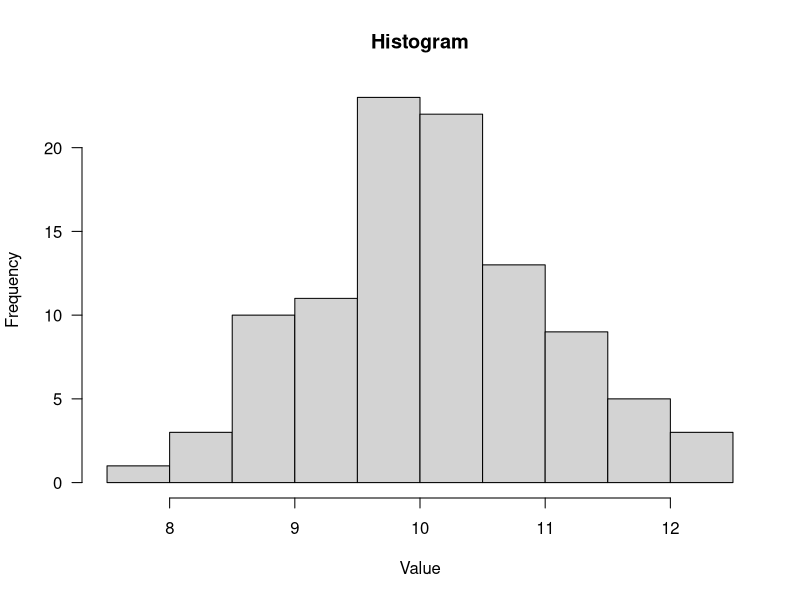

This figure's R source:
## ---- chunk 1
knitr::opts_chunk$set(message = FALSE, error = FALSE, warning=FALSE, comment="", echo = FALSE)
library(Hmisc); library(dplyr); library(tidyr)
## ---- chunk 2
data <- data.frame(seq(1, 10, by = 1), 
                   rnorm(n = 10, mean = 10, sd = 1))
colnames(data) <- Cs(case, value)
data
## ---- chunk 3
set.seed(123)

# the following code is copied from the last chunk
data <- data.frame(seq(1, 10, by = 1), 
                   rnorm(n = 10, mean = 10, sd = 1))
colnames(data) <- Cs(case, value)
data
## ---- chunk 4
data[2, ]
## ---- chunk 5
data[2, 2]
## ---- chunk 6
data[2:3, ]
## ---- chunk 7
r <- 10
set.seed(123)
data <- data.frame(seq(1, r, by = 1), 
                   rnorm(n = r, mean = 10, sd = 1))
colnames(data) <- Cs(case, value)
data
## ---- chunk 8
make_data <- function(r = 10, mean = 10, sd = 1, seed = 123) {
  set.seed(seed)
  data <<- data.frame(seq(1, r, by = 1), 
                     rnorm(n = r, mean = mean, sd = sd))
  # the double-arrows return object to global environment
  colnames(data) <<- Cs(case, value)
}

make_data()
## ---- chunk 9
make_data(r = 100)

hist(data$value, 
     # breaks = 20, # adjust for add'l granularity
     main = "Histogram", 
     xlab = "Value",
     las = 1)
